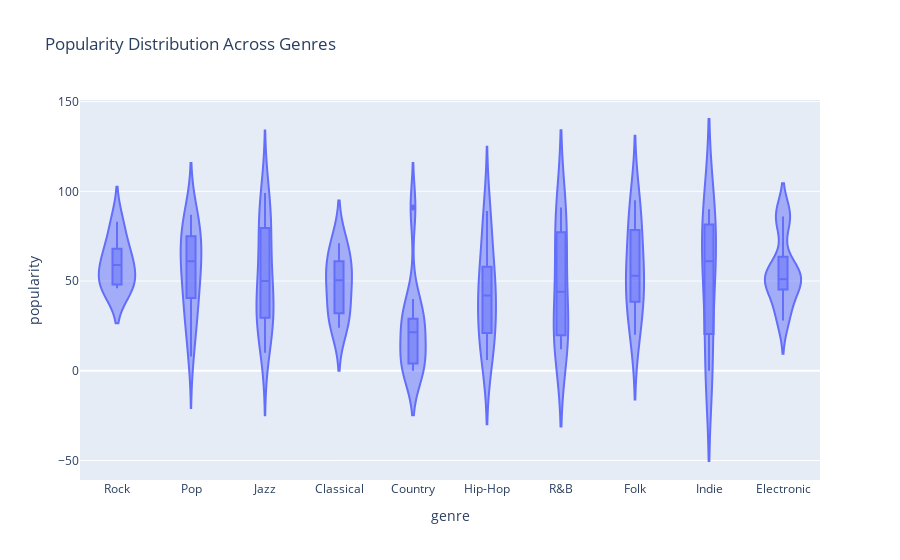

Notebook source saved alongside this figure:
### Code cell
import plotly.express as px

plt = px.violin(music_data, 
                x='genre', 
                y='popularity', 
                box = True,
                title="Popularity Distribution Across Genres")

plt.show()

### Figure 1 — Plotly figure (JSON) as saved in the notebook; plotly's stock layout.template omitted (floating-point values rounded to 4 significant figures)
{"data": [{"alignmentgroup": "True", "box": {"visible": true}, "hovertemplate": "genre=%{x}<br>popularity=%{y}<extra></extra>", "legendgroup": "", "marker": {"color": "#636efa"}, "name": "", "offsetgroup": "", "orientation": "v", "scalegroup": "True", "showlegend": false, "type": "violin", "x": ["Rock", "Pop", "Jazz", "Jazz", "Classical", "Country", "Hip-Hop", "Classical", "R&B", "Hip-Hop", "Pop", "Hip-Hop", "Country", "Hip-Hop", "Pop", "Country", "Folk", "Jazz", "Jazz", "Indie", "Folk", "Folk", "Hip-Hop", "Jazz", "Pop", "Electronic", "Electronic", "Country", "Jazz", "Jazz", "Electronic", "Jazz", "Hip-Hop", "R&B", "Rock", "Folk", "Indie", "Country", "R&B", "Electronic", "Folk", "Jazz", "Indie", "Jazz", "Pop", "Pop", "Indie", "Indie", "Electronic", "Indie", "Hip-Hop", "Jazz", "R&B", "Classical", "Indie", "Country", "Pop", "Hip-Hop", "Folk", "Classical", "R&B", "Classical", "Indie", "Electronic", "Pop", "Pop", "Folk", "Electronic", "Jazz", "Rock", "Hip-Hop", "Pop", "Country", "Pop", "Classical", "Pop", "Pop", "Rock", "Rock", "R&B", "Jazz", "Country", "Pop", "Pop", "Hip-Hop", "Rock", "Country", "Folk", "R&B", "Jazz", "Electronic", "Jazz", "Classical", "Pop", "R&B", "Classical", "Country", "Electronic", "Rock", "R&B"], "x0": " ", "xaxis": "x", "y": [59, 42, 75, 99, 67, 4, 36, 71, 91, 30, 8, 50, 28, 77, 39, 40, 85, 10, 22, 0, 45, 20, 89, 35, 53, 86, 56, 0, 62, 53, 54, 39, 14, 20, 46, 72, 52, 8, 73, 51, 56, 25, 40, 34, 62, 24, 89, 74, 37, 1, 6, 81, 90, 33, 90, 16, 42, 58, 50, 53, 23, 24, 70, 51, 69, 87, 32, 48, 28, 62, 21, 25, 27, 84, 48, 70, 80, 83, 48, 19, 85, 91, 62, 60, 48, 70, 0, 95, 12, 93, 86, 50, 55, 82, 61, 31, 29, 28, 48, 44], "y0": " ", "yaxis": "y"}], "layout": {"legend": {"tracegroupgap": 0}, "title": {"text": "Popularity Distribution Across Genres"}, "violinmode": "group", "xaxis": {"anchor": "y", "domain": [0, 1], "title": {"text": "genre"}}, "yaxis": {"anchor": "x", "domain": [0, 1], "title": {"text": "popularity"}}}}
